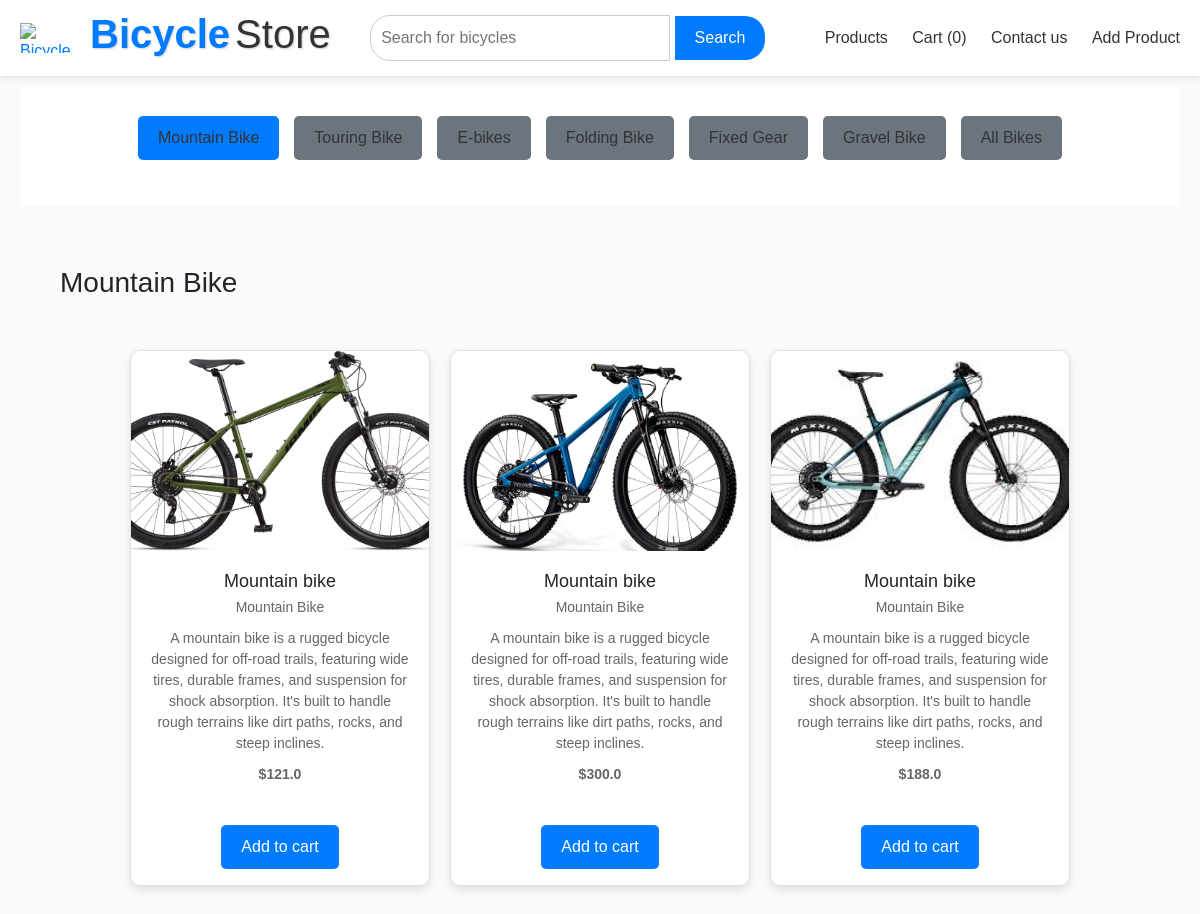
Page /products?category=Mountain+Bike on the committed database.
### models.py (models this page shows)
class Bikes(db.Model):
    id = db.Column(db.Integer, primary_key=True)
    Brand_name = db.Column(db.String(100), nullable=False)
    Brand_category = db.Column(db.Text, nullable=False)
    price = db.Column(db.Float, nullable=False)
    M_date = db.Column(db.String(50), nullable=False)
    image_url = db.Column(db.String(200), nullable=False)
    description = db.Column(db.String(200), nullable=False)
    accessories = db.relationship('Accessories', secondary=bike_accessory_association, backref='bikes')  # Many-to-many relationship

### app.py (the view)
@app.route("/products", methods=["GET", "POST"])
def Productspage():
    category = request.args.get('category')  # Get category from URL if any
    query = request.args.get('search')  # Get search query from URL if any
    if query:
        products = Bikes.query.filter(
            Bikes.Brand_name.ilike(f"%{query}%") |
            Bikes.description.ilike(f"%{query}%") |
            Bikes.Brand_category.ilike(f"%{query}%")
        ).all()
    elif category:
        normalized_category = normalize_category(category)
        products = Bikes.query.filter(
            Bikes.Brand_category.ilike(f'%{normalized_category}%') |
            Bikes.Brand_category.ilike(f'%{normalized_category[:-1]}%') |
            Bikes.Brand_category.ilike(f'%{normalized_category}s%') |
            Bikes.Brand_category.ilike(f'%{normalized_category}-bikes%') |
            Bikes.Brand_category.ilike(f'%{normalized_category}-bike%')
        ).all()
    else:
        products = Bikes.query.all()
    return render_template("products.html", products=products, category=category, query=query)

### app.py (called while the page is built)
def normalize_category(category):
    normalized = category.lower()
    return normalized

def get_cart_item_count():
    return len(Order.query.all())

@app.context_processor
def inject_cart_count():
    return dict(cart_item_count=get_cart_item_count())

### templates/products.html (shortened to what this page needs)
{% extends "header.html" %}
{% block content %}
<nav class="group">
    <ul class="group-list">
        <li class="nav-item">
            <a href="{{ url_for('Productspage', category='Mountain Bike') }}"
               class="nav-link {% if request.args.get('category') == 'Mountain Bike' %} active {% endif %}">
               Mountain Bike
            </a>
        </li>
        <li class="nav-item">
            <a href="{{ url_for('Productspage', category='Touring Bike') }}"
               class="nav-link {% if request.args.get('category') == 'Touring Bike' %} active {% endif %}">
               Touring Bike
            </a>
        </li>
        <li class="nav-item">
            <a href="{{ url_for('Productspage', category='E-Bikes') }}"
               class="nav-link {% if request.args.get('category') == 'E bikes' %} active {% endif %}">
               E-bikes
            </a>
        </li>
        <li class="nav-item">
            <a href="{{ url_for('Productspage', category='Folding Bike') }}"
               class="nav-link {% if request.args.get('category') == 'Folding Bike' %} active {% endif %}">
               Folding Bike
            </a>
        </li>
        <li class="nav-item">
            <a href="{{ url_for('Productspage', category='Fixed Gear') }}"
               class="nav-link {% if request.args.get('category') == 'Fixed Gear' %} active {% endif %}">
               Fixed Gear
            </a>
        </li>
        <li class="nav-item">
            <a href="{{ url_for('Productspage', category='Gravel Bike') }}"
               class="nav-link {% if request.args.get('category') == 'Gravel Bike' %} active {% endif %}">
               Gravel Bike
            </a>
        </li>
        <li class="nav-item">
            <a href="{{ url_for('Productspage') }}"
               class="nav-link {% if not request.args.get('category') %} active {% endif %}">
               All Bikes
            </a>
        </li>
    </ul>
</nav>
<section class="product-container">
    <div class="product-title">
        {% if query %}
            <h3>Search results for "{{ query }}"</h3>
        {% elif category %}
            <h3>{{ category }}</h3>
        {% else %}
            <h3>All Bikes</h3>
        {% endif %}
    </div>
    <div class="products-card-container">
        {% if products %}
            {% for i in products %}
                <div class="product-card">
                    <a href="/place_order/{{ i.id }}" class="product-link">
                        <img src="{{ i.image_url }}" alt="{{ i.Brand_name }}" class="product-image">
                        <div class="product-details">
                            <h2>{{ i.Brand_name }}</h2>
                            <p>{{ i.Brand_category }}</p>
                            <p>{{ i.description }}</p>
                            <div class="price-info">
                                <p class="current-price">${{ i.price }}</p>
                            </div>
                        </div>
                    </a>
                    <form method="POST" action= {{ url_for('place_order', product_id=i.id) }} >
                        <button type="submit" class="add-to-cart-btn mb-3">Add to cart</button>
                    </form>
                </div>
            {% endfor %}
        {% else %}
            <div>
                <h1>No products found</h1>
            </div>
        {% endif %}
    </div>
</section>
{% endblock %}

### static/css/styles.css (style rules this page uses)
* { margin: 0; padding: 0; box-sizing: border-box; }
body { font-family: Arial, sans-serif; }
.group { margin-top: 10px; background-color: #fff; padding: 10px 20px; display: flex; justify-content: center; margin-bottom: 10px; overflow-x: auto; white-space: nowrap; margin-left: 20px; margin-right: 20px; padding: 30px; }
.group-list { list-style: none; display: flex; gap: 15px; }
.group-list li a { text-decoration: none; background-color: #E6F8FF; color: #333; border-radius: 5px; padding: 10px 20px; font-weight: 500; }
.product-container { padding: 40px; margin: 20px; }
.product-title { margin-bottom: 50px; }
.product-container .products-card-container { display: flex; gap: 20px; flex-direction: row; flex-wrap: wrap; justify-content: center; }
.product-card { cursor: pointer; position: relative; width: 300px; background-color: #fff; border-radius: 10px; overflow: hidden; box-shadow: 0 4px 8px rgba(0, 0, 0, 0.1); text-align: center; border: 1px solid #e0e0e0; }
.product-image { width: 100%; height: 200px; object-fit: cover; }
.product-details { padding: 20px; }
.product-details h2 { font-size: 18px; margin-bottom: 5px; }
.product-details p { color: #666; font-size: 14px; margin-bottom: 10px; }
.price-info { margin-bottom: 20px; }
.current-price { font-size: 20px; color: #000; font-weight: bold; }
.add-to-cart-btn { text-decoration: none; padding: 10px 20px; background-color: #007bff; color: white; border: none; border-radius: 5px; cursor: pointer; font-size: 16px; }
.product-link { color: inherit; display: block; }

### static/css/checkout.css (style rules this page uses)
* { margin: 0; padding: 0; box-sizing: border-box; font-family: Arial, sans-serif; }
body { background-color: #fafafa; }

### templates/header.html (style rules this page uses)
.nav-link { padding: 10px; color: white; }
.nav-link:not(.active) { background-color: #6c757d; }
.nav-link.active { background-color: #007bff; }

### rows in the picture
Bikes: image_url (picture), Brand_name "Mountain bike", Brand_category "Mountain Bike", description "A mountain bike is a rugged bicycle designed for off-road trails, featuring wide tires, durable frames, and suspension for shock absorption. It's built to handle rough terrains like dirt paths, rocks, and steep inclines.", price "121.0"
Bikes: image_url (picture), Brand_name "Mountain bike", Brand_category "Mountain Bike", description "A mountain bike is a rugged bicycle designed for off-road trails, featuring wide tires, durable frames, and suspension for shock absorption. It's built to handle rough terrains like dirt paths, rocks, and steep inclines.", price "300.0"
Bikes: image_url (picture), Brand_name "Mountain bike", Brand_category "Mountain Bike", description "A mountain bike is a rugged bicycle designed for off-road trails, featuring wide tires, durable frames, and suspension for shock absorption. It's built to handle rough terrains like dirt paths, rocks, and steep inclines.", price "188.0"

### other values in the picture
{{ cart_item_count }} "0"
{{ category }} "Mountain Bike"
